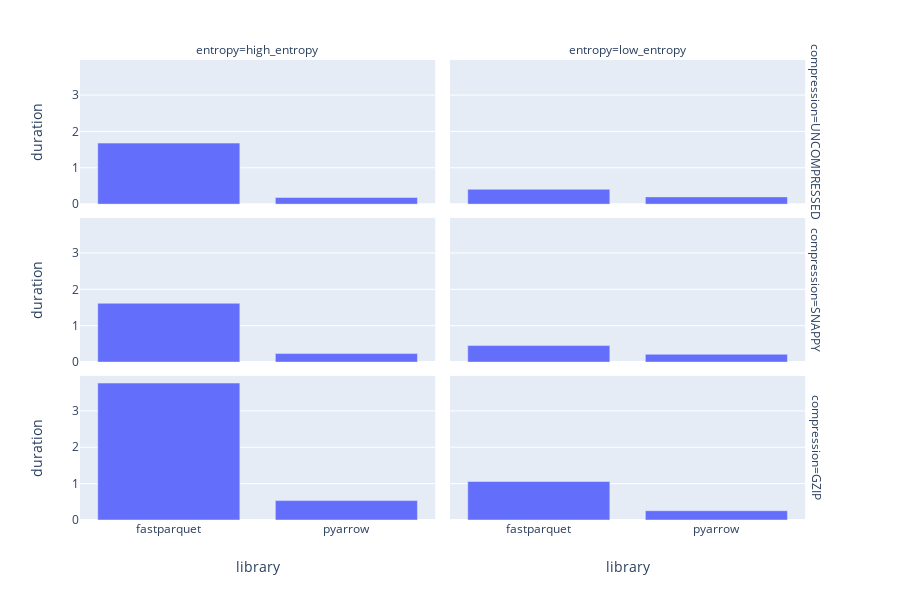

Source (notebook cell):
### Code cell
px.bar(read_df, x="library", y="duration", facet_row="compression", facet_col="entropy")

### Figure 1 — Plotly figure (JSON) as saved in the notebook; plotly's stock layout.template omitted (floating-point values rounded to 4 significant figures)
{"data": [{"alignmentgroup": "True", "hoverlabel": {"namelength": 0}, "hovertemplate": "compression=UNCOMPRESSED<br>entropy=high_entropy<br>library=%{x}<br>duration=%{y}", "legendgroup": "", "marker": {"color": "#636efa"}, "name": "", "offsetgroup": "", "orientation": "v", "showlegend": false, "textposition": "auto", "type": "bar", "x": ["fastparquet", "pyarrow"], "xaxis": "x5", "y": [1.678, 0.183], "yaxis": "y5"}, {"alignmentgroup": "True", "hoverlabel": {"namelength": 0}, "hovertemplate": "compression=UNCOMPRESSED<br>entropy=low_entropy<br>library=%{x}<br>duration=%{y}", "legendgroup": "", "marker": {"color": "#636efa"}, "name": "", "offsetgroup": "", "orientation": "v", "showlegend": false, "textposition": "auto", "type": "bar", "x": ["fastparquet", "pyarrow"], "xaxis": "x6", "y": [0.4082, 0.1996], "yaxis": "y6"}, {"alignmentgroup": "True", "hoverlabel": {"namelength": 0}, "hovertemplate": "compression=SNAPPY<br>entropy=high_entropy<br>library=%{x}<br>duration=%{y}", "legendgroup": "", "marker": {"color": "#636efa"}, "name": "", "offsetgroup": "", "orientation": "v", "showlegend": false, "textposition": "auto", "type": "bar", "x": ["fastparquet", "pyarrow"], "xaxis": "x3", "y": [1.616, 0.2336], "yaxis": "y3"}, {"alignmentgroup": "True", "hoverlabel": {"namelength": 0}, "hovertemplate": "compression=SNAPPY<br>entropy=low_entropy<br>library=%{x}<br>duration=%{y}", "legendgroup": "", "marker": {"color": "#636efa"}, "name": "", "offsetgroup": "", "orientation": "v", "showlegend": false, "textposition": "auto", "type": "bar", "x": ["fastparquet", "pyarrow"], "xaxis": "x4", "y": [0.454, 0.2139], "yaxis": "y4"}, {"alignmentgroup": "True", "hoverlabel": {"namelength": 0}, "hovertemplate": "compression=GZIP<br>entropy=high_entropy<br>library=%{x}<br>duration=%{y}", "legendgroup": "", "marker": {"color": "#636efa"}, "name": "", "offsetgroup": "", "orientation": "v", "showlegend": false, "textposition": "auto", "type": "bar", "x": ["fastparquet", "pyarrow"], "xaxis": "x", "y": [3.766, 0.5336], "yaxis": "y"}, {"alignmentgroup": "True", "hoverlabel": {"namelength": 0}, "hovertemplate": "compression=GZIP<br>entropy=low_entropy<br>library=%{x}<br>duration=%{y}", "legendgroup": "", "marker": {"color": "#636efa"}, "name": "", "offsetgroup": "", "orientation": "v", "showlegend": false, "textposition": "auto", "type": "bar", "x": ["fastparquet", "pyarrow"], "xaxis": "x2", "y": [1.059, 0.2553], "yaxis": "y2"}], "layout": {"annotations": [{"font": {}, "showarrow": false, "text": "entropy=high_entropy", "x": 0.24, "xanchor": "center", "xref": "paper", "y": 1.0, "yanchor": "bottom", "yref": "paper"}, {"font": {}, "showarrow": false, "text": "entropy=low_entropy", "x": 0.74, "xanchor": "center", "xref": "paper", "y": 1.0, "yanchor": "bottom", "yref": "paper"}, {"font": {}, "showarrow": false, "text": "compression=GZIP", "textangle": 90, "x": 0.98, "xanchor": "left", "xref": "paper", "y": 0.1567, "yanchor": "middle", "yref": "paper"}, {"font": {}, "showarrow": false, "text": "compression=SNAPPY", "textangle": 90, "x": 0.98, "xanchor": "left", "xref": "paper", "y": 0.5, "yanchor": "middle", "yref": "paper"}, {"font": {}, "showarrow": false, "text": "compression=UNCOMPRESSED", "textangle": 90, "x": 0.98, "xanchor": "left", "xref": "paper", "y": 0.8433, "yanchor": "middle", "yref": "paper"}], "barmode": "relative", "height": 600, "legend": {"tracegroupgap": 0}, "margin": {"t": 60}, "xaxis": {"anchor": "y", "domain": [0, 0.48], "title": {"text": "library"}}, "xaxis2": {"anchor": "y2", "domain": [0.5, 0.98], "matches": "x", "title": {"text": "library"}}, "xaxis3": {"anchor": "y3", "domain": [0, 0.48], "matches": "x", "showticklabels": false}, "xaxis4": {"anchor": "y4", "domain": [0.5, 0.98], "matches": "x", "showticklabels": false}, "xaxis5": {"anchor": "y5", "domain": [0, 0.48], "matches": "x", "showticklabels": false}, "xaxis6": {"anchor": "y6", "domain": [0.5, 0.98], "matches": "x", "showticklabels": false}, "yaxis": {"anchor": "x", "domain": [0, 0.3133], "title": {"text": "duration"}}, "yaxis2": {"anchor": "x2", "domain": [0, 0.3133], "matches": "y", "showticklabels": false}, "yaxis3": {"anchor": "x3", "domain": [0.3433, 0.6567], "matches": "y", "title": {"text": "duration"}}, "yaxis4": {"anchor": "x4", "domain": [0.3433, 0.6567], "matches": "y", "showticklabels": false}, "yaxis5": {"anchor": "x5", "domain": [0.6867, 1.0], "matches": "y", "title": {"text": "duration"}}, "yaxis6": {"anchor": "x6", "domain": [0.6867, 1.0], "matches": "y", "showticklabels": false}}}
